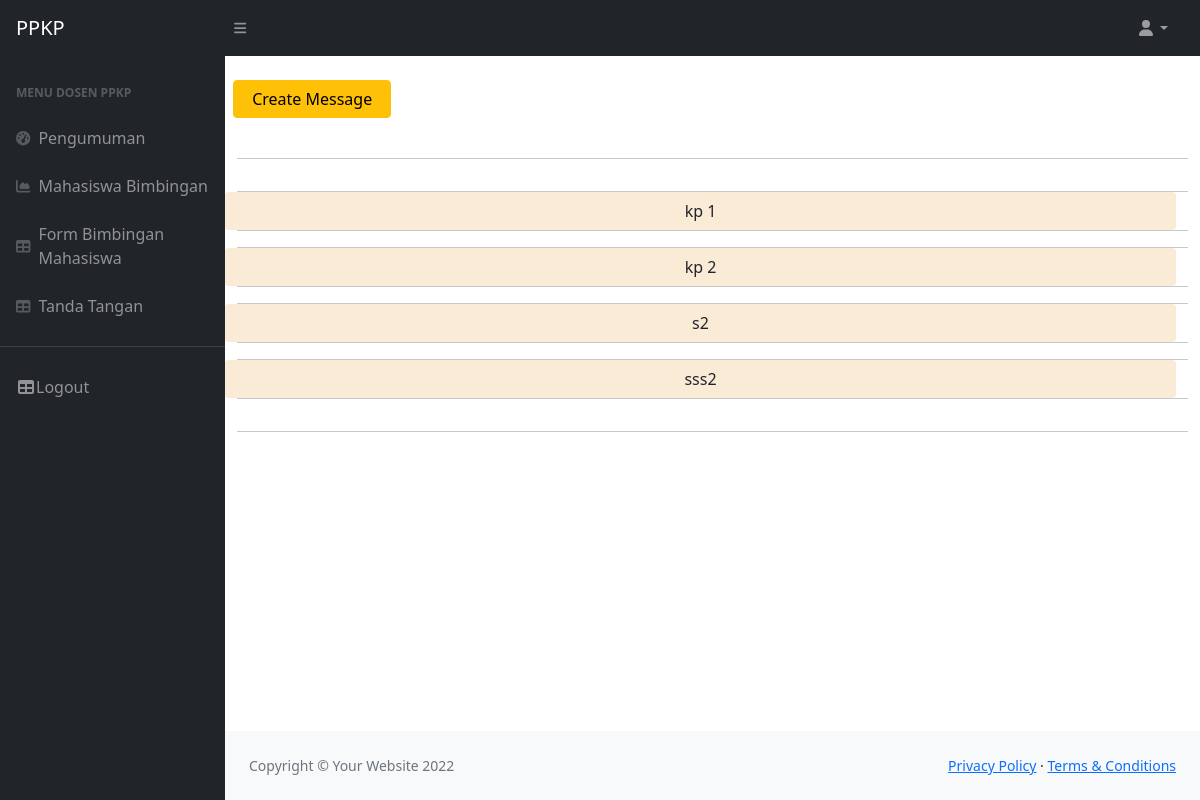
/Control-Message.php?id=47, run on the app's committed database.
### tables this page shows
CREATE TABLE `pesan` (
  `id` int(11) NOT NULL,
  `id_pertama` int(11) NOT NULL,
  `id_kedua` int(11) NOT NULL,
  `subject` varchar(200) NOT NULL,
  `isi` text NOT NULL,
  `waktu` datetime NOT NULL DEFAULT current_timestamp()
);

### Control-Message.php (the view, shortened to what this page needs)
<!DOCTYPE html>
<html lang="en">
    <head>
        <link href="https://cdn.jsdelivr.net/npm/simple-datatables@latest/dist/style.css" rel="stylesheet" />
        <link href="css/styles.css" rel="stylesheet" />
        <link href="css/message.css" rel="stylesheet" />
        <link href="vendor/fontawesome-free/css/all.min.css" rel="stylesheet" type="text/css">
    </head>
    <body class="sb-nav-fixed">
        <?php
        require('_partial/navbar.php');
            require('_partial/sidebar.php');
            $id=$_GET['id'];
            ?>
                <main>
                <div class="container-fluid">
                    <br>
                    <div class="row col-md-2">
                        <a style="margin-left: 5%;" class="btn btn-warning" data-toggle="modal" data-target="#modal<?php echo $id;?>">Create Message</a>
                    </div>
                    <br><hr>
                    <div class="row">
                        <div class="col-md-12">
                            <div class="panel panel-primary">
                            <?php
                            $kodesesi=$_SESSION['id'];
                                $sql = 'select distinct * from pesan where id_pertama='.$id.' or id_kedua='.$id.' GROUP BY subject;';
                                $query = mysqli_query($koneksi, $sql);
                                    while ($row = mysqli_fetch_array($query))
                                        {
                                        ?>
                                        <hr style="margin-bottom:0%;">
                                <div class="panel-heading" id="accordion">
                                    <div class="row col-md-12">
                                        <?php
                                        if($row['id_pertama']=="$kodesesi"){
                                            $warna="aliceblue";
                                        }else{
                                            $warna="antiquewhite";
                                        }
                                        ?>
                                        <a type="button" style="background-color:<?php echo $warna;?>;" class="btn btn-default btn-xs col-md-12"  href="message.php?id=<?php echo $id;?>&subject=<?php echo $row['subject'];?>"><?php echo $row['subject'];?></a>
                                    </div>
                                </div>
                            <hr style="margin-top:0%;">
                            <?php
                                        };
                            ?>
                            </div>
                        </div>
                    </div>
                    <hr>
                </div>
                </main>
                <?php
                require('_partial/footer.php')
                ?>
    </body>
</html>

### data on the page
pesan: subject "kp 1"
pesan: subject "kp 2"
pesan: subject "s2"
pesan: subject "sss2"
